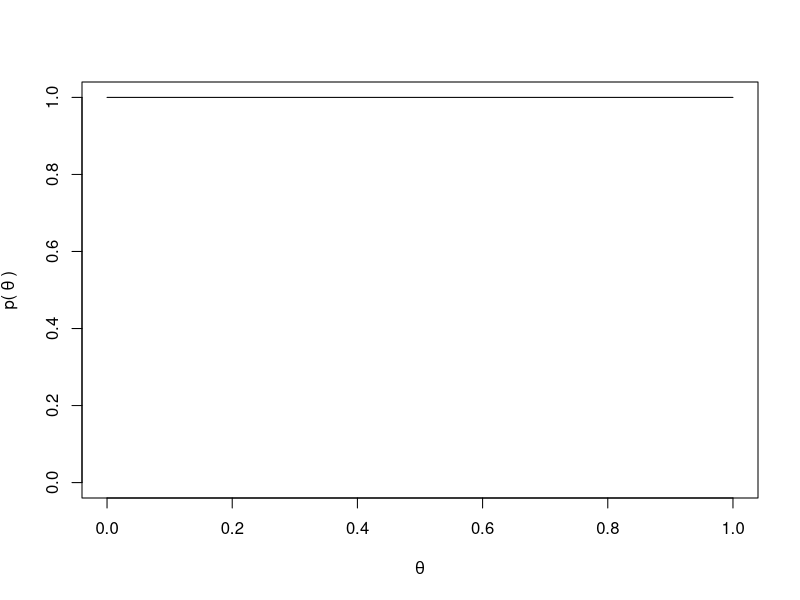
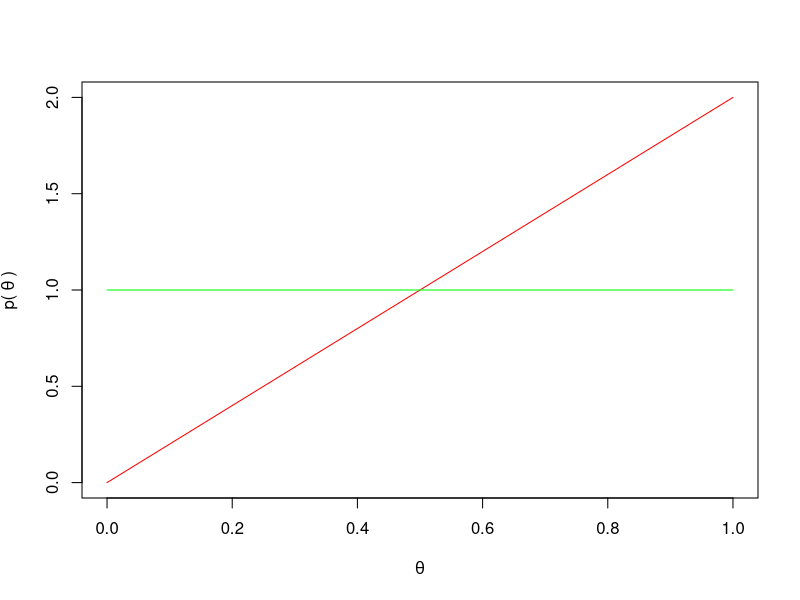
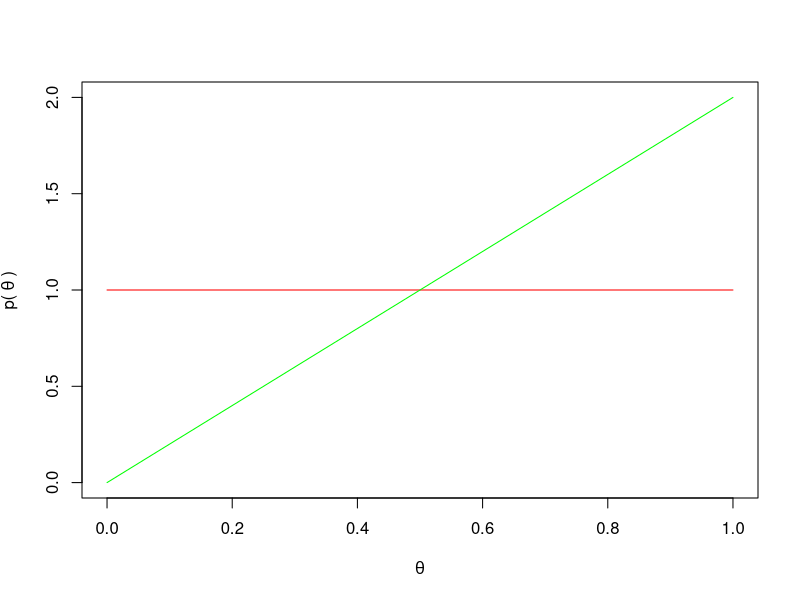
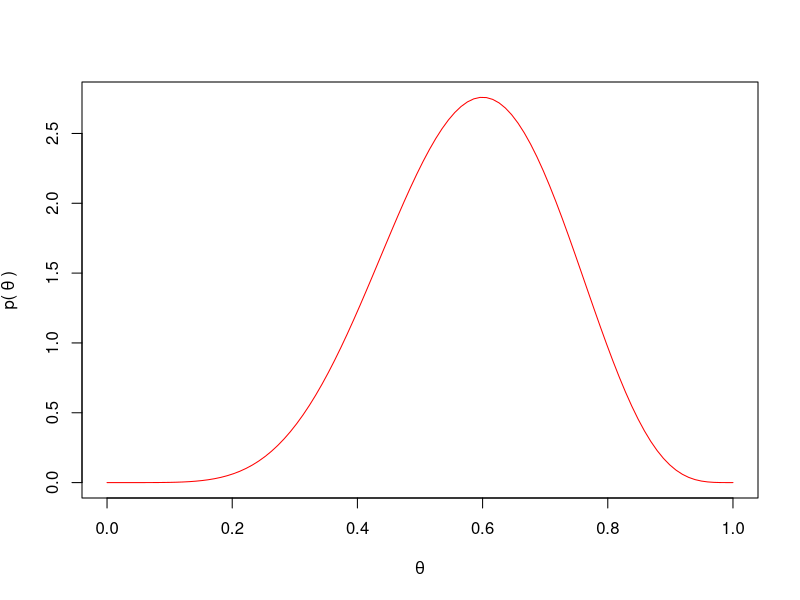
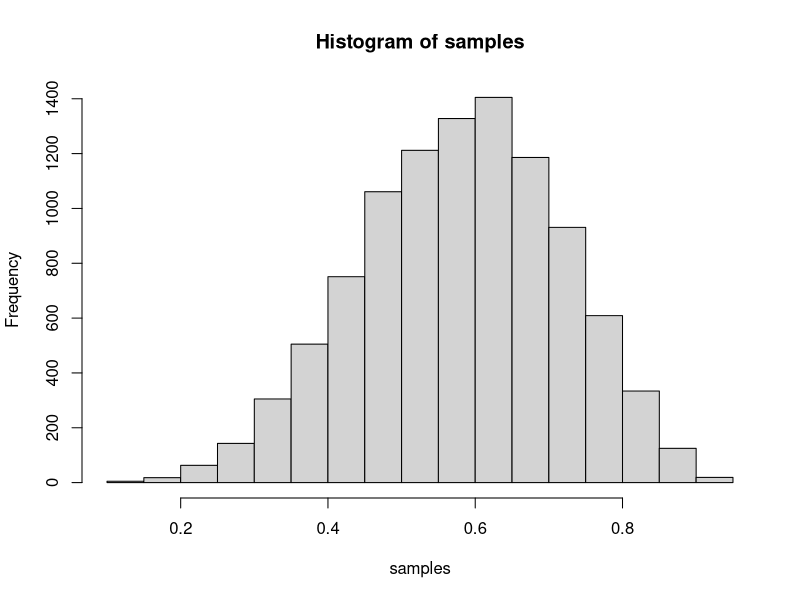
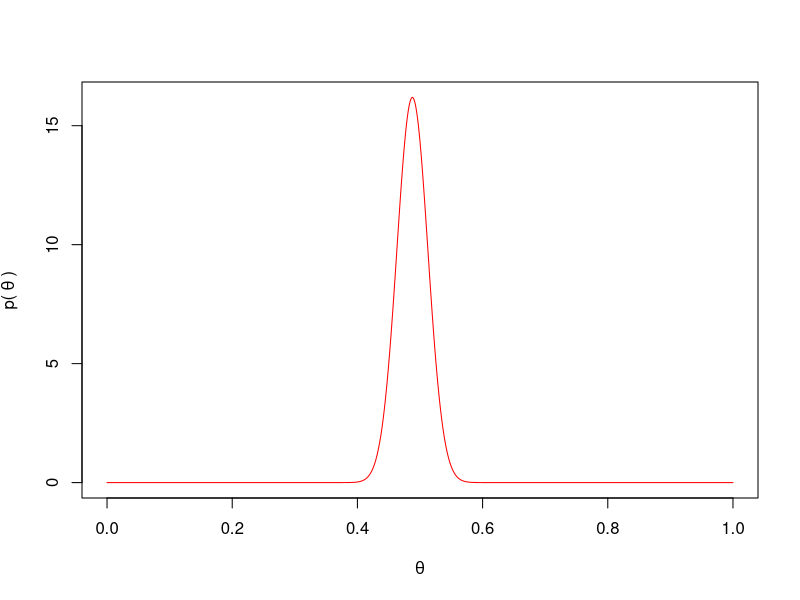

Write the R code that produced these figures, in order.
## ---- chunk 1
knitr::opts_chunk$set(echo = TRUE)
## ---- chunk 2
denominator <- (1 - 0.99) * (1 - (1 / 1000)) + 0.99 / 1000
numerator <- 0.99 / 1000

numerator / denominator
## ---- chunk 3
x <- seq(0, 1, length.out=100)
y <- rep(1, 100)

plot(x, y, ylim=c(0, 1), xlab=expression(theta), ylab=expression('p(' ~ theta ~ ')'), type='l')
## ---- chunk 4
theta_plot <- function(x, y, ylim=NULL) {
  plot(x, y, xlab=expression(theta), ylab=expression('p(' ~ theta ~ ')'), type='l', col='red', ylim=ylim)
}

x <- seq(0, 1, length.out=100)
yprior <- rep(1, 100)
ypost <- 2 * x

theta_plot(x, ypost)
lines(x, yprior, ylim=c(0, 2), col='green')
## ---- chunk 5
x <- seq(0, 1, length.out = 100)

# Uniform prior:
prior <- dbeta(x, 1, 1)

# Posterior after observing one head
post <- dbeta(x, 2, 1)

theta_plot(x, prior, ylim=c(0, 2))
lines(x, post, col='green')
## ---- chunk 6
x <- seq(0, 1, length.out = 100)
n_heads <- 6
n_tails <- 4

# Posterior after observing one head
posterior <- dbeta(x, n_heads + 1, n_tails + 1)

theta_plot(x, posterior)
## ---- chunk 7
n_draws <- 10000
samples <- rbeta(n_draws, 1 + n_heads, 1 + n_tails)

hist(samples)
## ---- chunk 8
mean(samples)
## ---- chunk 9
mean(samples > 0.6)
## ---- chunk 10
x <- seq(0, 1, length.out = 1000)
n_heads <- 200
n_tails <- 210

# Posterior after observing one head
posterior <- dbeta(x, n_heads + 1, n_tails + 1)

theta_plot(x, posterior)
